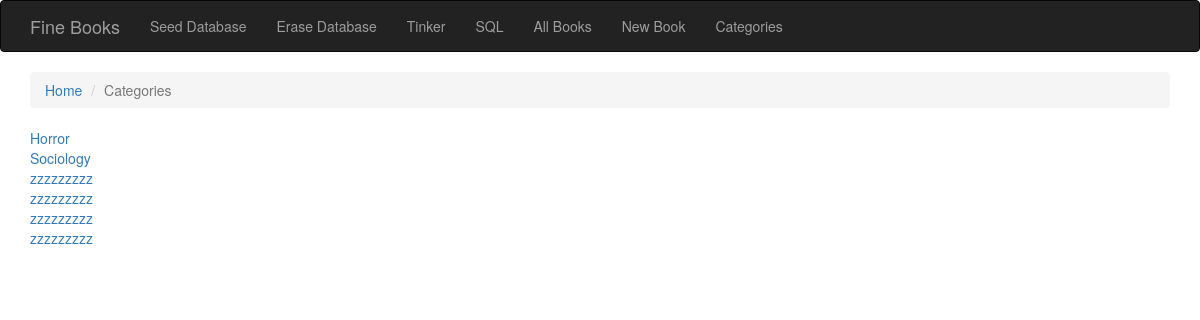
The page /categories on the database as committed earlier.
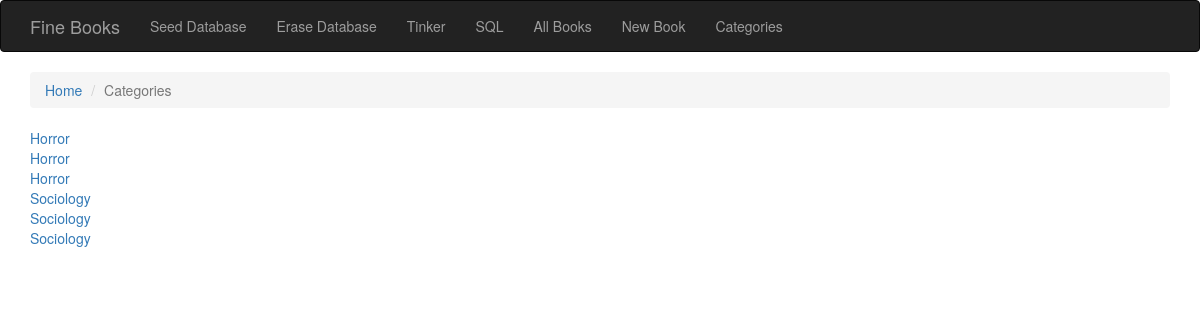
The same page on the database as committed later.
### tables this page shows
CREATE TABLE Category (description TEXT);

### app.py (the view)
@app.route('/categories')
def categories():
    categories = execute_sql('SELECT rowid, * FROM Category ORDER BY description ASC')
    return render_template('categories.html', categories=categories)

### app.py (called while the page is built)
def open_connection():
    connection = getattr(g, '_connection', None)
    if connection == None:
        connection = g._connection = sqlite3.connect(PATH)
    connection.row_factory = sqlite3.Row
    return connection

def execute_sql(sql,values=(), commit=False, single=False):
    connection = open_connection()
    cursor = connection.execute(sql,values)
    if commit == True:
        results = connection.commit()
    else:
        results = cursor.fetchone() if single else cursor.fetchall()
    cursor.close()
    return results

@app.teardown_appcontext
def close_connection(exception):
    connection = getattr(g, '_connection', None)
    if connection is not None:
        connection.close()

### templates/categories.html
{% extends "base.html" %}
{% block breadcrumb %}
  <li class="breadcrumb-item"><a href="{{ url_for('home') }}">Home</a></li>
  <li class="breadcrumb-item active">Categories</li>
{% endblock %}
{% block page_content %}
{% for category in categories %}
  <div><a href="{{ url_for('books_in_cat', categoryID=category['rowid']) }}">{{category['description']}}</a></div>
{% endfor%}
{% endblock %}

Rows that differ between the two databases and show on the page:
changed Category (number 2 of 6 on the later page): description "zzzzzzzzz" → "Horror"; moves up the list
changed Category (number 3 of 6 on the later page): description "zzzzzzzzz" → "Horror"; moves up the list
changed Category (number 5 of 6 on the later page): description "zzzzzzzzz" → "Sociology"
changed Category (number 6 of 6 on the later page): description "zzzzzzzzz" → "Sociology"
